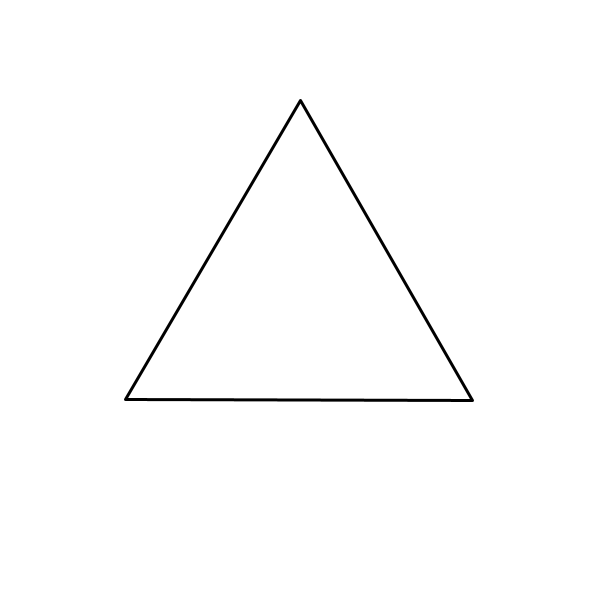
Frame 1 (no input)
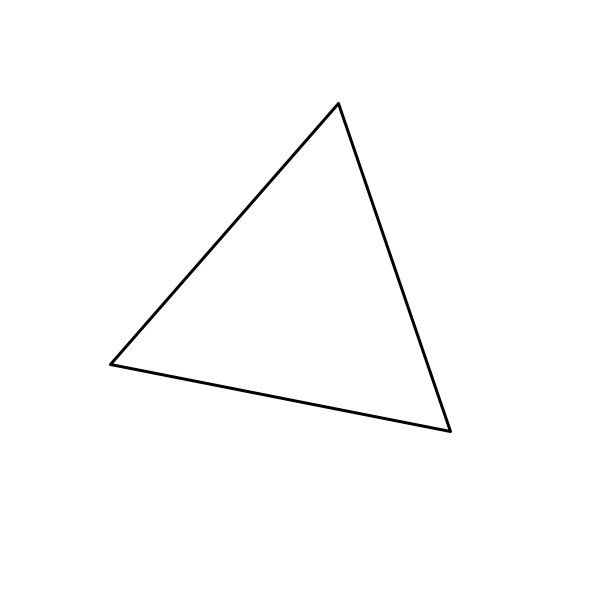
Frame 60 (the mouse pressed at the canvas centre just before this capture)
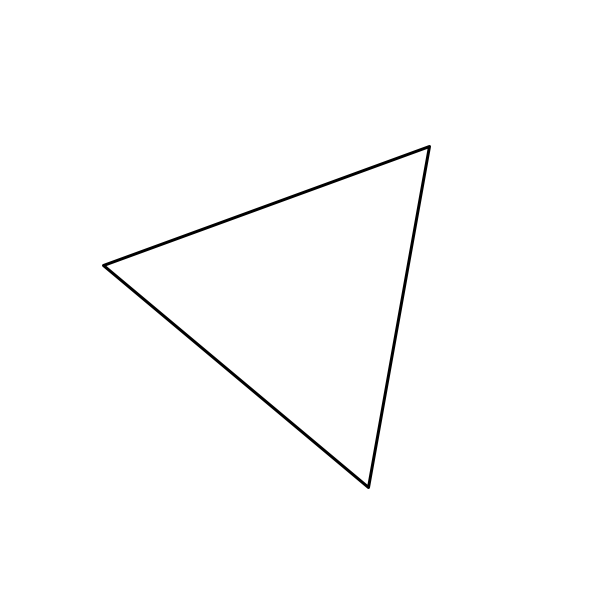
Frame 120 (the mouse held since frame 60 and released just before this capture)

The Processing sketch that drew these frames (run headless with seeded random() and noise(); from frame 60 on, the mouse is pressed at the canvas centre):

// Processing sketch: Morphing
// ── Morphing.pde
int tri[][] = new int[3][2];
int r = 200;
int a;
float s = 0.0; float v = 0.0; float acc = 0.25;

float t = 1.0;
float t2 = 0.0;

float angl = 0.0;
float angl2;

int d[][]  =new int[2][2];

void setup(){

  a = floor(2*pow(r, 2) - 2*pow(r,2)*cos(TWO_PI/3));
  
  size(600, 600);
  
  tri[0][0] = 0; tri[0][1] = -r;  // Define triangle
  tri[1][0] = floor(-r*cos(PI/6)); tri[1][1] = floor(r*sin(PI/6));
  tri[2][0] = floor(r*cos(PI/6)); tri[2][1] = floor(r*sin(PI/6));
  
  
}

void draw(){
  
  translate(width/2, height/2);
  
  background(255);  // Set graphics
  strokeWeight(3);
  noFill();
  strokeCap(ROUND);
  strokeJoin(ROUND);
  
  v += acc;
  s += v;
  
  pushMatrix();
  
  rotate(s/r);
  if(v < 80){
    beginShape();  // Draw trianlge
    for(int i = 0; i < 3; i++){
      stroke(0);
      vertex(tri[i][0], tri[i][1]);
    }
    endShape(CLOSE);
  } else if(t > 0){
    for(int i = 0; i < 3; i++){
      stroke(0);
      beginShape();
      d[0][0] = (tri[i][0]+tri[(i+2)%3][0])/2; d[0][1] = (tri[i][1]+tri[(i+2)%3][1])/2;
      vertex(tri[i][0] + t*d[0][0] - t*tri[i][0], tri[i][1] + t*d[0][1] - t*tri[i][1]);
      vertex(tri[i][0], tri[i][1]);
      d[1][0] = (tri[i][0]+tri[(i+1)%3][0])/2; d[1][1] = (tri[i][1]+tri[(i+1)%3][1])/2;
      vertex(tri[i][0] + t*d[1][0] - t*tri[i][0], tri[i][1] + t*d[1][1] - t*tri[i][1]);
      endShape();
      t -= 0.005;
    }
  } else if(t2 < 2.5){
    stroke(0);
    angl2 = atan(tri[0][1]/(tri[0][0]+0.00001));
    arc(0, 0, 2*r, 2*r, angl2 - t2, angl2 + t2);
    arc(0, 0, 2*r, 2*r, angl2 - TWO_PI/3 - t2, angl2 - TWO_PI/3 + t2);
    arc(0, 0, 2*r, 2*r, angl2 + TWO_PI/3 - t2, angl2 + TWO_PI/3 + t2);
    t2 += 0.01;
  } else {
    a = 0; v= 0; s = 0;
    t = 1; t2 = 0;
    angl = 0;
  }
  
  popMatrix();
}
